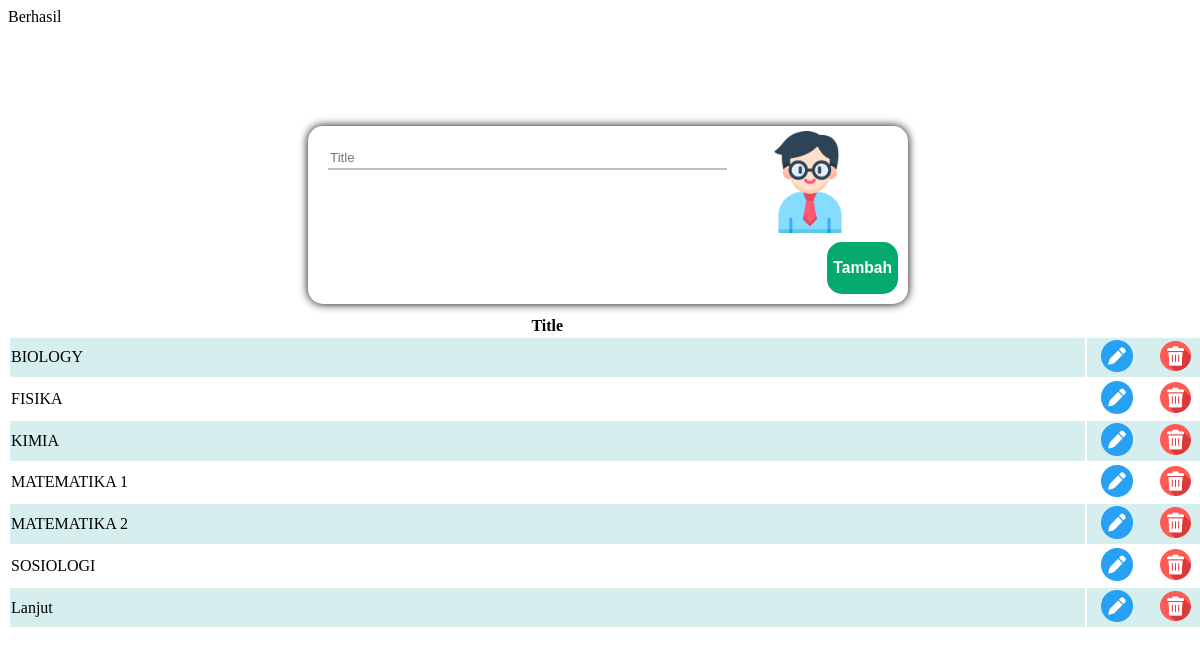
The app's page /mapel/mapel.php with its own data.
### tables this page shows
CREATE TABLE `data_mapel` (
  `no_mapel` int(11) NOT NULL,
  `judul_mapel` varchar(20) NOT NULL
);

### mapel/mapel.php (the view, shortened to what this page needs)
<!DOCTYPE html>
<html>
    <head>
    </head>
    <body style="width:100%; height:100%;">
        <?php
        include "../connect.php";
        echo '<div style="width: 100%;display:flex;justify-content: center;padding-top: 100px;">
            <form class="boxi" method="POST">
              <div style="display:flex; align-itemss:center;">
                <div style="width:75%;">
                  <input type="text" style="width: 90%;" placeholder="Title" name="title">
                </div>
              <div style="width: 25%;align-items: center; margin-left:5px;">
                <img style="width: 70%;" src="teacher.png" >
              </div>
            </div>
            <button  type="submit" style= "float: right; margin: 5PX; border: none; background-color: #04AA6D; color: white; border-radius: 15px;" name="simpan"><h3>Tambah</h3></button>
            </form>
          </div>';
        echo '<table width="100%">
        <tr>
          <th width="90%">Title</th>
          <th width="10%"></th>
        </tr>';
        $sql = "SELECT * FROM data_mapel";
        $result = $conn->query($sql);
        while($row = $result->fetch_assoc()) {
          echo "<tr><td>". $row["judul_mapel"].'</td><td style="display:flex;">
          <form action="edit.php" method="GET"><button type="submit" name="edit" value="'.$row['no_mapel'].'" style=" background-color:transparent; border:none;"><img src="pen.png" style="width: 70%;"></button></form>
          <form action="delete.php" method="GET"><button type="submit" name="hapus" value="'.$row['no_mapel'].'" style="background-color:transparent; border:none;"><img src="delete.png" style="width: 70%;"></button></form>
          </td></tr>';
        }?>
    </body>
</html>

### mapel/mapel.php (style rules this page uses)
head,body { width:100%; height:100%; }
tr:nth-child(even) { background-color: #D6EEEE; }
.boxi { width: 50%; box-sizing: border-box; border-radius: 15px; box-shadow: 0px 0px 10px rgba(0,0, 0, 1); justify-content: center; padding: 5px; margin-bottom: 10px; }
form input { border: none; border-bottom: 2px solid silver; margin: 15px; height: 20px; }

### records on screen
data_mapel: judul_mapel "BIOLOGY", $row['no_mapel'] 1 (drawn)
data_mapel: judul_mapel "FISIKA", $row['no_mapel'] 2 (drawn)
data_mapel: judul_mapel "KIMIA", $row['no_mapel'] 3 (drawn)
data_mapel: judul_mapel "MATEMATIKA 1", $row['no_mapel'] 4 (drawn)
data_mapel: judul_mapel "MATEMATIKA 2", $row['no_mapel'] 5 (drawn)
data_mapel: judul_mapel "SOSIOLOGI", $row['no_mapel'] 6 (drawn)
data_mapel: judul_mapel "Lanjut", $row['no_mapel'] 7 (drawn)
